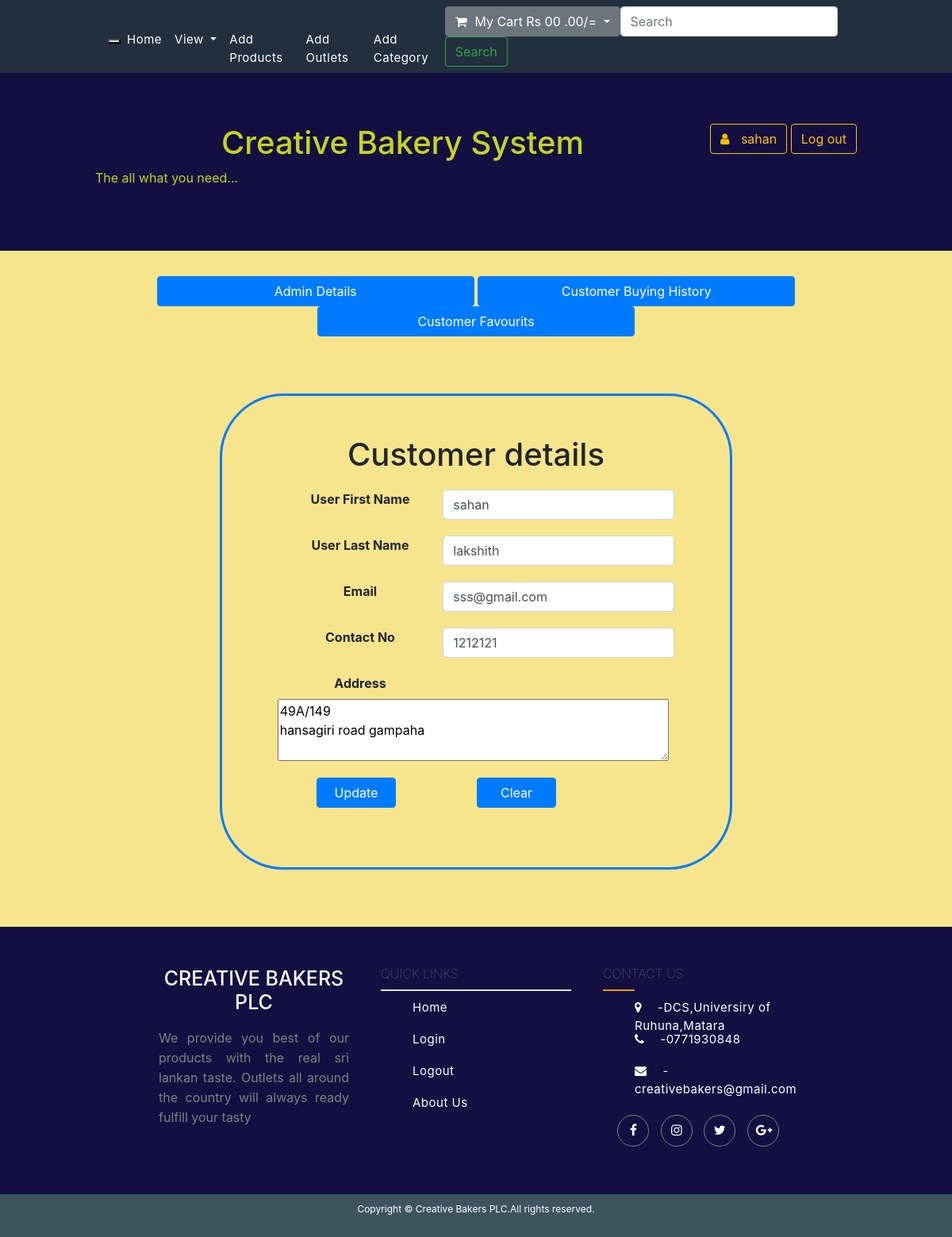
The app's page /customer.php (signed in) with its own data.
### tables this page shows
CREATE TABLE `user` (
  `id` int(11) NOT NULL,
  `first_name` varchar(255) NOT NULL,
  `last_name` varchar(255) NOT NULL,
  `email` varchar(255) NOT NULL,
  `contact_no` varchar(255) NOT NULL,
  `password` char(128) NOT NULL,
  `role` varchar(255) NOT NULL,
  `address` varchar(535) DEFAULT NULL,
  `register_date` timestamp NOT NULL DEFAULT current_timestamp(),
  `updated_date` timestamp NULL DEFAULT NULL
);

### customer.php (the view, shortened to what this page needs)
<?php
    include('top_header.php');
    include('header.php');
?>
<center>
<a href="<?php
         if($_SESSION['role']=='admin'){
             echo "admin.php";
         }else if($_SESSION['role']){
             echo "customer.php";
         }
 ?>"> <button  style="width:400px;" class="btn btn-primary" type="button"><?php
 if($_SESSION['role']=='admin'){
     echo "Admin  Details";
 }else if($_SESSION['role']){
     echo "Customer Details ";
 }
 ?>
 </button >   </a>
 <a href="customer_buying_history.php"><button  style="width:400px;"class="btn btn-primary" type="button">Customer Buying History </button >   </a>
 <a href="customerfav.php"><button  style="width:400px;"class="btn btn-primary" type="button">Customer Favourits </button >   </a>
 </center>
<?php
    $uid=intval($_SESSION['uid']);
    $sql = "SELECT * FROM `user` WHERE `id`= $uid";
    $res = mysqli_query($conn,$sql);
    $row = mysqli_fetch_assoc($res);
?>
 <center>
  <div class="col-sm-10">
        <div class="col-md-8" style="border:3px solid #007bff;  border-radius:80px; padding:50px;">
                    <h1>Customer details</h1>
            <form action="customer.php" method="post">
                        <div class="row" style="padding:0px; margin:20px;" >
                             <label class="col-5"   > <b>User First Name  </b></label>
                             <input class="col-7  form-control" type="text"    value="<?php echo $row['first_name'];?>" name="first_name" required>
                        </div>
                        <div class="row" style="padding:0px; margin:20px;" >
                             <label class="col-5"   > <b>User Last Name</b></label>
                             <input class="col-7  form-control" type="text"    value="<?php echo $row['last_name'];?>" name="last_name" required>
                        </div>
                        <div class="row" style="padding:0px; margin:20px;" >
                             <label class="col-5"   > <b>Email</b></label>
                             <input class="col-7  form-control" type="text"    value="<?php echo $row['email'];?>" name="email" required>
                        </div>
                        <div class="row" style="padding:0px; margin:20px;" >
                             <label class="col-5"   > <b>Contact No</b></label>
                             <input class="col-7  form-control" type="text"    value="<?php echo $row['contact_no'];?>" name="contact_no" required>
                        </div>
                        <div class="row" style="padding:0px; margin:20px;" >
                             <label class="col-5"   > <b>Address</b></label>
                              <textarea name="address" id="" cols="46" rows="3"><?php echo $row['address'];?></textarea>
                        </div>
                         <table>
                         <tr>
                        <th><button class="btn btn-primary col-6  " style="float:left;  ;  width:200px; "  type="submit"    name="update">Update</button> </th>
                          <th><button class="btn btn-primary col-6"  style="  width:200px; " type="reset"    name="clear">Clear</button>     </th>
                         </tr>
                         </table>
            </form>
        </div>
        </div>
    </center>
<?php
 include("footer.php");
?>
</body>
</html>

### style.css (style rules this page uses)
body { background-color:#f6e58d; }
h1 { text-align: center; }

### records on screen
user: first_name "sahan", last_name "lakshith", email "sss@gmail.com", contact_no "1212121", address "49A/149 hansagiri road gampaha"

### other values on screen
$_SESSION['user_name'] "sahan"
